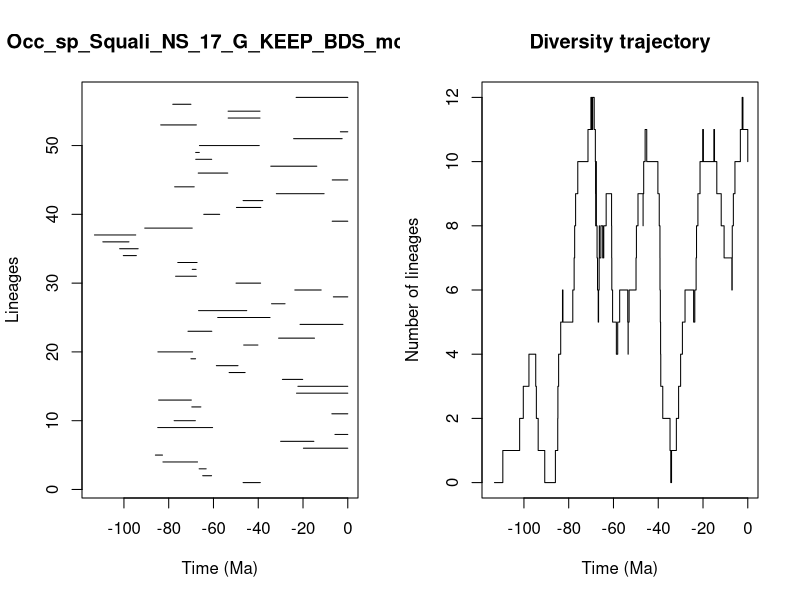

Write R code to recreate this figure.


pdf(file='../Results/Species_NS/5_MA_bins_EXT_EP_FT/pyrate_mcmc_logs/Occ_sp_Squali_NS_17_G_KEEP_BDS_mcmc_LTT.pdf',width=0.6*20, height=0.6*10)
title = "Occ_sp_Squali_NS_17_G_KEEP_BDS_mcmc"
ts=c(46.7702213438881, 64.81239510557822,66.40141272364035,82.5802803977164,85.94514908616722,19.82058137903631,30.00285368458784,5.731803377805178,84.89929100553469,77.57532746904974,7.113682705802692,69.68265820008214,84.50464842681593,22.89784229939808,22.27395519539835,29.20626470837123,53.013732734899015,58.70955051667906,70.06742224659962,84.82771396943329,46.501488829469714,30.90416686572651,71.38626226290482,21.32841484091445,58.10939019729837,66.65607716880547,34.05612189851502,6.443251466164405,23.665417318895877,49.92476840815147,76.91964609512078,69.48939139819893,75.94963947581242,100.2868531640455,101.91985640072133,109.43284494608126,113.16913290194191,90.7040603909985,6.959836409619115,64.33668728589298,49.746958803800645,46.7681490462992,31.90593976776808,77.34105152384069,6.935070391238032,66.81455948008565,34.39927251946354,67.91771917853238,67.95108580230011,66.27143711068989,24.19698598457224,3.3161800316254157,83.57585716611142,53.43414363502821,53.4693488283393,78.17778988633341,23.08210185832839)
te=c(39.06990457596482, 60.84983434896159,63.26974139474435,67.12703698655017,82.77770250237427,0.0,15.148927577981723,0.0,60.394558718109536,68.0955702464571,0.0,65.62989719119462,69.88823799079545,0.0,0.0,20.142882954320203,45.85946650900407,49.044833387850986,67.99960480800162,69.31097628643015,40.15817904578568,14.86517869570347,60.74361563306584,2.163653775190922,34.73280504938575,45.13901874919906,28.03232207333232,0.0,11.870715651516537,38.946309257406284,67.63244903958494,67.78772071530473,67.33362431286504,94.44840820865247,93.64046387197145,97.76529480046779,94.7314566881436,69.49444095057126,0.0,57.23164218683895,38.8733070278641,37.983099425009826,10.581448752565759,68.60956547876768,0.0,53.625443660057016,13.838809948488523,60.79578913118729,66.32977214299729,39.552293060173284,2.5095385270487722,0.0,67.64391221764944,39.21426338951983,39.234538062159544,70.08028345460765,0.0)
div_traj=c(0, 1,2,3,4,3,2,1,0,1,2,3,4,5,6,5,6,7,8,9,10,11,12,11,12,11,12,11,12,11,10,9,8,9,10,9,8,7,6,5,6,7,8,7,8,7,8,9,8,7,6,5,4,5,6,5,4,5,6,7,8,9,8,9,10,11,10,9,8,7,6,5,4,3,2,1,0,1,2,3,4,5,6,5,6,7,8,9,10,11,10,11,10,9,8,7,6,7,8,9,10,11,12,11,10)
time_events=c(113.16913290194191, 109.43284494608126,101.91985640072133,100.2868531640455,97.76529480046779,94.7314566881436,94.44840820865247,93.64046387197145,90.7040603909985,85.94514908616722,84.89929100553469,84.82771396943329,84.50464842681593,83.57585716611142,82.77770250237427,82.5802803977164,78.17778988633341,77.57532746904974,77.34105152384069,76.91964609512078,75.94963947581242,71.38626226290482,70.08028345460765,70.06742224659962,69.88823799079545,69.68265820008214,69.49444095057126,69.48939139819893,69.31097628643015,68.60956547876768,68.0955702464571,67.99960480800162,67.95108580230011,67.91771917853238,67.78772071530473,67.64391221764944,67.63244903958494,67.33362431286504,67.12703698655017,66.81455948008565,66.65607716880547,66.40141272364035,66.32977214299729,66.27143711068989,65.62989719119462,64.81239510557822,64.33668728589298,63.26974139474435,60.84983434896159,60.79578913118729,60.74361563306584,60.394558718109536,58.70955051667906,58.10939019729837,57.23164218683895,53.625443660057016,53.4693488283393,53.43414363502821,53.013732734899015,49.92476840815147,49.746958803800645,49.044833387850986,46.7702213438881,46.7681490462992,46.501488829469714,45.85946650900407,45.13901874919906,40.15817904578568,39.552293060173284,39.234538062159544,39.21426338951983,39.06990457596482,38.946309257406284,38.8733070278641,37.983099425009826,34.73280504938575,34.39927251946354,34.05612189851502,31.90593976776808,30.90416686572651,30.00285368458784,29.20626470837123,28.03232207333232,24.19698598457224,23.665417318895877,23.08210185832839,22.89784229939808,22.27395519539835,21.32841484091445,20.142882954320203,19.82058137903631,15.148927577981723,14.86517869570347,13.838809948488523,11.870715651516537,10.581448752565759,7.113682705802692,6.959836409619115,6.935070391238032,6.443251466164405,5.731803377805178,3.3161800316254157,2.5095385270487722,2.163653775190922,0.0)
                par(mfrow=c(1,2))
                L = length(ts)
                plot(ts, 1:L , xlim=c(-max(ts)-1,0), pch=20, type="n", main=title,xlab="Time (Ma)",ylab="Lineages")
                for (i in 1:L){segments(x0=-te[i],y0=i,x1=-ts[i],y1=i)}    
                t = -time_events
                plot(div_traj ~ t,type="s", main = "Diversity trajectory",xlab="Time (Ma)",ylab="Number of lineages",xlim=c(-max(ts)-1,0))
                abline(v=c(65,200,251,367,445),lty=2,col="gray")
                
